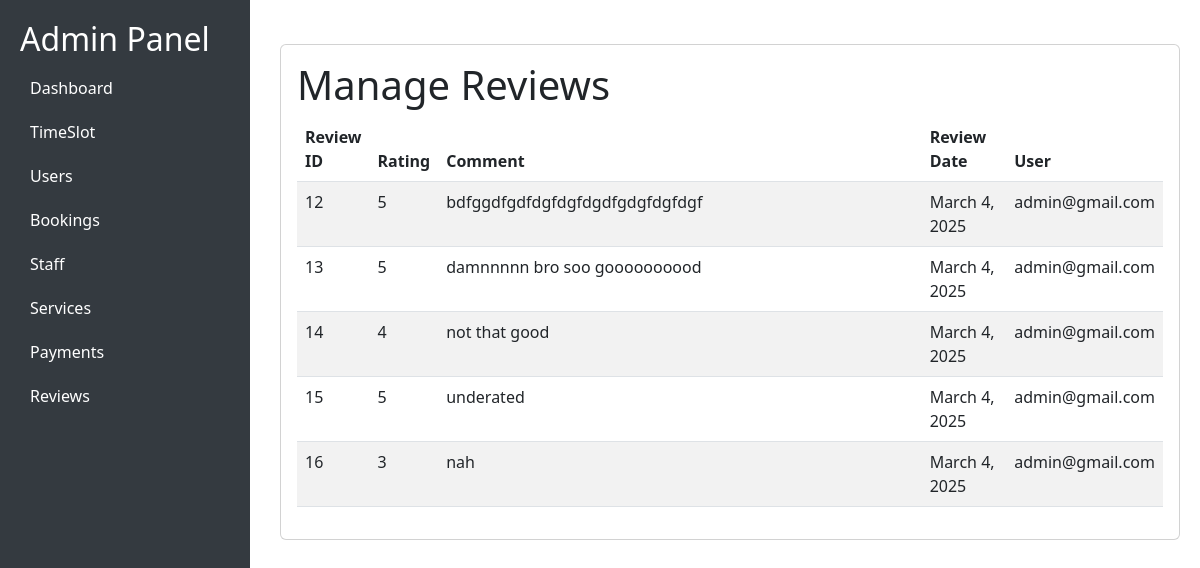
The app's page /admin-reviews/ with its own data.
### serviceApp/models.py (models this page shows)
class Review(models.Model):
    review_id = models.AutoField(primary_key=True)
    user = models.ForeignKey(settings.AUTH_USER_MODEL, on_delete=models.CASCADE)
    rating = models.IntegerField()
    comments = models.TextField(null=True, blank=True)
    review_date = models.DateField(default=datetime.date.today)

### loginApp/models.py (models this page shows, shortened)
class Customer(AbstractUser):
    email = models.EmailField(unique=True)
    phone = models.CharField(max_length=15, unique=True, null=False, blank=False)
    address = models.TextField(null=False, blank=False)
    birth_date = models.DateField(null=False, blank=False)
    last_login = models.DateTimeField(default=timezone.now)
    USERNAME_FIELD = 'email'
    REQUIRED_FIELDS = ['username', 'first_name', 'last_name', 'phone', 'address', 'birth_date']
    class Meta:
        verbose_name = 'Customer'
        verbose_name_plural = 'Customers'

### serviceApp/views.py (the view)
# urls.py: path('admin-reviews/', views.manage_reviews, name='admin_reviews'),
def manage_reviews(request):
    reviews_list = Review.objects.all()
    return render(request, 'admin-reviews.html', {'reviews_list': reviews_list})

### serviceApp/templates/admin-reviews.html (shortened to what this page needs)
<!DOCTYPE html>
<html lang="en">
<head>
    <link href="https://cdn.jsdelivr.net/npm/bootstrap@5.3.0/dist/css/bootstrap.min.css" rel="stylesheet">
</head>
<body>
    <div class="sidebar">
        <h2>Admin Panel</h2>
        <a href="/ad">Dashboard</a>
        <a href="/admin-timeslot">TimeSlot</a>
        <a href="/admin-users"> Users</a>
        <a href="/admin-bookings"> Bookings</a>
        <a href="/admin-employees"> Staff</a>
        <a href="/admin-services"> Services</a>
        <a href="/admin-payments">Payments</a>
        <a href="/admin-reviews">Reviews</a>
    </div>
    <div class="content">
        <div class="card mt-4 p-3">
            <h1>Manage Reviews</h1>
            <table class="table table-striped">
                <thead>
                    <tr>
                        <th style="width:8%">Review ID</th>
                        <th style="width:5%">Rating</th>
                        <th style="width:60%">Comment</th>
                        <th style="width:10%">Review Date</th>
                        <th  style="width:10%">User</th>
                    </tr>
                </thead>
                <tbody>
                    {% for review in reviews_list %}
                    <tr>
                        <td>{{ review.review_id }}</td>
                        <td>{{ review.rating }}</td>
                        <td>{{ review.comments }}</td>
                        <td>{{ review.review_date }}</td>
                        <td>{{ review.user.username }}</td>
                    </tr>
                    {% empty %}
                    <tr>
                        <td colspan="5" class="text-center">No reviews found.</td>
                    </tr>
                    {% endfor %}
                </tbody>
            </table>
        </div>
    </div>
</body>
</html>

### serviceApp/templates/admin-reviews.html (style rules this page uses)
body { display: flex; }
.sidebar { width: 250px; height: 100vh; background: #343a40; padding: 20px; color: white; position: fixed; }
.content { margin-left: 260px; padding: 20px; width: 100%; }
.sidebar a { color: white; display: block; padding: 10px; text-decoration: none; }

### records on screen
Review: review_id "12", rating "5", comments "bdfggdfgdfdgfdgfdgdfgdgfdgfdgf", review_date "March 4, 2025", user.username "admin@gmail.com"
Review: review_id "13", rating "5", comments "damnnnnn bro soo goooooooood", review_date "March 4, 2025", user.username "admin@gmail.com"
Review: review_id "14", rating "4", comments "not that good", review_date "March 4, 2025", user.username "admin@gmail.com"
Review: review_id "15", rating "5", comments "underated", review_date "March 4, 2025", user.username "admin@gmail.com"
Review: review_id "16", rating "3", comments "nah", review_date "March 4, 2025", user.username "admin@gmail.com"
